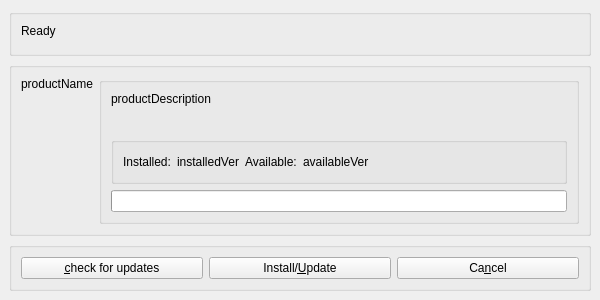
<ui version="4.0" >
 <class>MainWindow</class>
 <widget class="QMainWindow" name="MainWindow" >
  <property name="geometry" >
   <rect>
    <x>0</x>
    <y>0</y>
    <width>600</width>
    <height>300</height>
   </rect>
  </property>
  <property name="windowTitle" >
   <string>Id-updater</string>
  </property>
  <property name="windowIcon" >
   <iconset>
    <normaloff>appicon.ico</normaloff>appicon.ico</iconset>
  </property>
  <widget class="QWidget" name="centralwidget" >
   <layout class="QVBoxLayout" name="verticalLayout" >
    <item>
     <widget class="QGroupBox" name="groupBoxStatus" >
      <property name="sizePolicy" >
       <sizepolicy vsizetype="Minimum" hsizetype="Preferred" >
        <horstretch>0</horstretch>
        <verstretch>1</verstretch>
       </sizepolicy>
      </property>
      <property name="alignment" >
       <set>Qt::AlignLeading|Qt::AlignLeft|Qt::AlignTop</set>
      </property>
      <layout class="QHBoxLayout" name="horizontalLayout_3" >
       <item>
        <widget class="QLabel" name="m_updateStatus" >
         <property name="text" >
          <string>Ready</string>
         </property>
         <property name="alignment" >
          <set>Qt::AlignLeading|Qt::AlignLeft|Qt::AlignTop</set>
         </property>
         <property name="wordWrap" >
          <bool>false</bool>
         </property>
        </widget>
       </item>
       <item>
        <spacer name="horizontalSpacer" >
         <property name="orientation" >
          <enum>Qt::Horizontal</enum>
         </property>
         <property name="sizeHint" stdset="0" >
          <size>
           <width>535</width>
           <height>20</height>
          </size>
         </property>
        </spacer>
       </item>
      </layout>
     </widget>
    </item>
    <item>
     <widget class="QGroupBox" name="groupBoxProduct" >
      <property name="sizePolicy" >
       <sizepolicy vsizetype="Preferred" hsizetype="Preferred" >
        <horstretch>0</horstretch>
        <verstretch>10</verstretch>
       </sizepolicy>
      </property>
      <layout class="QHBoxLayout" name="horizontalLayout_2" >
       <item>
        <widget class="QLabel" name="m_productName" >
         <property name="text" >
          <string>productName</string>
         </property>
         <property name="alignment" >
          <set>Qt::AlignTop</set>
         </property>
         <property name="wordWrap" >
          <bool>false</bool>
         </property>
        </widget>
       </item>
       <item>
        <widget class="QGroupBox" name="groupBox_5" >
         <property name="sizePolicy" >
          <sizepolicy vsizetype="Preferred" hsizetype="Preferred" >
           <horstretch>1</horstretch>
           <verstretch>0</verstretch>
          </sizepolicy>
         </property>
         <layout class="QVBoxLayout" name="verticalLayout_2" >
          <item>
           <widget class="QLabel" name="m_productDescription" >
            <property name="sizePolicy" >
             <sizepolicy vsizetype="Preferred" hsizetype="Preferred" >
              <horstretch>0</horstretch>
              <verstretch>1</verstretch>
             </sizepolicy>
            </property>
            <property name="text" >
             <string>productDescription</string>
            </property>
            <property name="alignment" >
             <set>Qt::AlignLeading|Qt::AlignLeft|Qt::AlignTop</set>
            </property>
            <property name="wordWrap" >
             <bool>false</bool>
            </property>
           </widget>
          </item>
          <item>
           <widget class="QGroupBox" name="groupBox_6" >
            <property name="sizePolicy" >
             <sizepolicy vsizetype="Preferred" hsizetype="Preferred" >
              <horstretch>0</horstretch>
              <verstretch>0</verstretch>
             </sizepolicy>
            </property>
            <layout class="QHBoxLayout" name="horizontalLayout_5" >
             <item>
              <widget class="QLabel" name="label" >
               <property name="text" >
                <string>Installed:</string>
               </property>
              </widget>
             </item>
             <item>
              <widget class="QLabel" name="m_installedVer" >
               <property name="text" >
                <string>installedVer</string>
               </property>
               <property name="wordWrap" >
                <bool>false</bool>
               </property>
              </widget>
             </item>
             <item>
              <widget class="QLabel" name="label_2" >
               <property name="text" >
                <string>Available:</string>
               </property>
              </widget>
             </item>
             <item>
              <widget class="QLabel" name="m_availableVer" >
               <property name="text" >
                <string>availableVer</string>
               </property>
               <property name="wordWrap" >
                <bool>false</bool>
               </property>
              </widget>
             </item>
             <item>
              <spacer name="spacer2" >
               <property name="orientation" >
                <enum>Qt::Horizontal</enum>
               </property>
               <property name="sizeType" >
                <enum>QSizePolicy::Expanding</enum>
               </property>
               <property name="sizeHint" stdset="0" >
                <size>
                 <width>243</width>
                 <height>20</height>
                </size>
               </property>
              </spacer>
             </item>
             <item>
              <widget class="QLabel" name="m_downloadStatus" >
               <property name="wordWrap" >
                <bool>false</bool>
               </property>
              </widget>
             </item>
            </layout>
           </widget>
          </item>
          <item>
           <widget class="QProgressBar" name="m_downloadProgress" />
          </item>
         </layout>
        </widget>
       </item>
      </layout>
     </widget>
    </item>
    <item>
     <widget class="QGroupBox" name="groupBoxButtons" >
      <layout class="QHBoxLayout" name="horizontalLayout" >
       <item>
        <widget class="QPushButton" name="m_checkUpdatesButton" >
         <property name="sizePolicy" >
          <sizepolicy vsizetype="Preferred" hsizetype="Preferred" >
           <horstretch>0</horstretch>
           <verstretch>0</verstretch>
          </sizepolicy>
         </property>
         <property name="text" >
          <string>&amp;check for updates</string>
         </property>
         <property name="shortcut" >
          <string>Alt+C</string>
         </property>
        </widget>
       </item>
       <item>
        <widget class="QPushButton" name="m_installButton" >
         <property name="text" >
          <string>Install/&amp;Update</string>
         </property>
         <property name="shortcut" >
          <string>Alt+U</string>
         </property>
        </widget>
       </item>
       <item>
        <widget class="QPushButton" name="m_cancelButton" >
         <property name="text" >
          <string>Ca&amp;ncel</string>
         </property>
         <property name="shortcut" >
          <string>Alt+N</string>
         </property>
        </widget>
       </item>
      </layout>
     </widget>
    </item>
   </layout>
  </widget>
 </widget>
 <resources/>
 <connections>
  <connection>
   <sender>m_checkUpdatesButton</sender>
   <signal>clicked()</signal>
   <receiver>MainWindow</receiver>
   <slot>checkUpdates()</slot>
   <hints>
    <hint type="sourcelabel" >
     <x>98</x>
     <y>286</y>
    </hint>
    <hint type="destinationlabel" >
     <x>328</x>
     <y>163</y>
    </hint>
   </hints>
  </connection>
  <connection>
   <sender>m_installButton</sender>
   <signal>clicked()</signal>
   <receiver>MainWindow</receiver>
   <slot>startInstall()</slot>
   <hints>
    <hint type="sourcelabel" >
     <x>301</x>
     <y>286</y>
    </hint>
    <hint type="destinationlabel" >
     <x>338</x>
     <y>334</y>
    </hint>
   </hints>
  </connection>
  <connection>
   <sender>m_cancelButton</sender>
   <signal>clicked()</signal>
   <receiver>MainWindow</receiver>
   <slot>close()</slot>
   <hints>
    <hint type="sourcelabel" >
     <x>586</x>
     <y>286</y>
    </hint>
    <hint type="destinationlabel" >
     <x>499</x>
     <y>328</y>
    </hint>
   </hints>
  </connection>
 </connections>
 <slots>
  <slot>checkUpdates()</slot>
  <slot>startInstall()</slot>
  <slot>startUninstall()</slot>
 </slots>
</ui>
